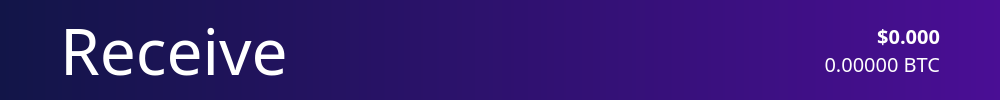
          <widget class="QFrame" name="NavBar">
           <property name="sizePolicy">
            <sizepolicy hsizetype="Preferred" vsizetype="Preferred">
             <horstretch>0</horstretch>
             <verstretch>0</verstretch>
            </sizepolicy>
           </property>
           <property name="minimumSize">
            <size>
             <width>1000</width>
             <height>100</height>
            </size>
           </property>
           <property name="layoutDirection">
            <enum>Qt::LeftToRight</enum>
           </property>
           <property name="autoFillBackground">
            <bool>false</bool>
           </property>
           <property name="styleSheet">
            <string notr="true">background: QLinearGradient(x1: 0, y1: 0, x2: 1, y2: 0, stop: 0 #121548, stop: 1 #4a0e95);
border:0;
</string>
           </property>
           <property name="frameShape">
            <enum>QFrame::StyledPanel</enum>
           </property>
           <property name="frameShadow">
            <enum>QFrame::Raised</enum>
           </property>
           <layout class="QHBoxLayout" name="horizontalLayout_3">
            <property name="spacing">
             <number>0</number>
            </property>
            <property name="leftMargin">
             <number>60</number>
            </property>
            <property name="topMargin">
             <number>0</number>
            </property>
            <property name="rightMargin">
             <number>60</number>
            </property>
            <property name="bottomMargin">
             <number>0</number>
            </property>
            <item>
             <widget class="QLabel" name="label_2">
              <property name="sizePolicy">
               <sizepolicy hsizetype="Preferred" vsizetype="Preferred">
                <horstretch>0</horstretch>
                <verstretch>0</verstretch>
               </sizepolicy>
              </property>
              <property name="font">
               <font>
                <family>ZoinLight</family>
                <pointsize>48</pointsize>
               </font>
              </property>
              <property name="autoFillBackground">
               <bool>false</bool>
              </property>
              <property name="styleSheet">
               <string notr="true">color:white;
background-color: rgba(255, 255, 255,0);</string>
              </property>
              <property name="text">
               <string>Receive</string>
              </property>
              <property name="indent">
               <number>0</number>
              </property>
             </widget>
            </item>
            <item>
             <layout class="QVBoxLayout" name="verticalLayout_5">
              <item>
               <widget class="QLabel" name="priceUSD">
                <property name="font">
                 <font>
                  <family>ZoinSemiBold</family>
                  <pointsize>15</pointsize>
                  <weight>75</weight>
                  <bold>true</bold>
                 </font>
                </property>
                <property name="styleSheet">
                 <string notr="true">background-color: rgb(0,0,0,0);
color: white;</string>
                </property>
                <property name="text">
                 <string>$0.000</string>
                </property>
                <property name="alignment">
                 <set>Qt::AlignBottom|Qt::AlignRight|Qt::AlignTrailing</set>
                </property>
               </widget>
              </item>
              <item>
               <widget class="QLabel" name="priceBTC">
                <property name="font">
                 <font>
                  <family>ZoinLight</family>
                  <pointsize>15</pointsize>
                 </font>
                </property>
                <property name="styleSheet">
                 <string notr="true">background-color: rgb(0,0,0,0);
color: white;</string>
                </property>
                <property name="text">
                 <string>0.00000 BTC</string>
                </property>
                <property name="alignment">
                 <set>Qt::AlignRight|Qt::AlignTop|Qt::AlignTrailing</set>
                </property>
               </widget>
              </item>
             </layout>
            </item>
           </layout>
          </widget>
